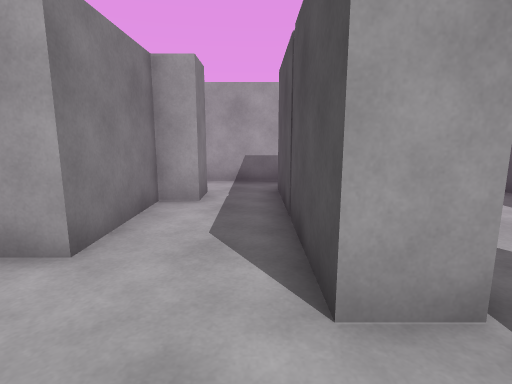
View 1 (above)

16 first-person views from a walk through a Unity game level. The camera is 1.2 m above the floor, tilts 10° down and sees 80° across. The floor is counted in squares, 1 m on a side. Each view is taken from the middle of a square. On the plan, view 1 faces up. The plan holds only what a view shows up to about 13 squares ahead; the rest is blank. The place goes on beyond the plan. The player is left out.

View 2
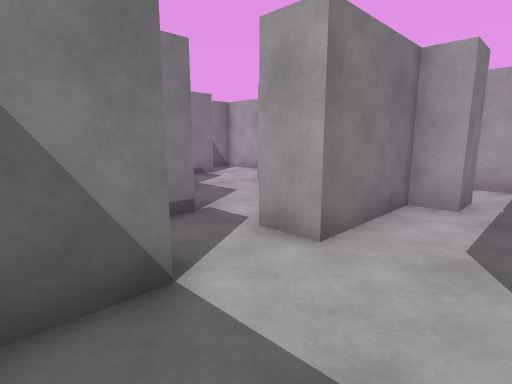

View 3
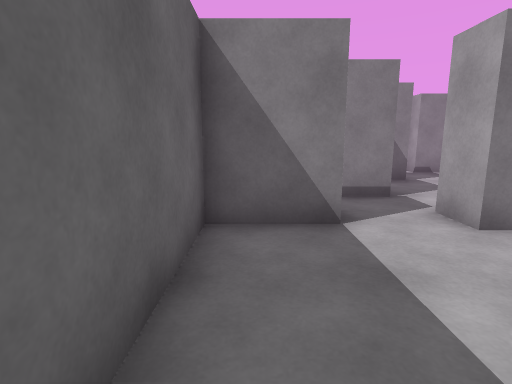

View 4
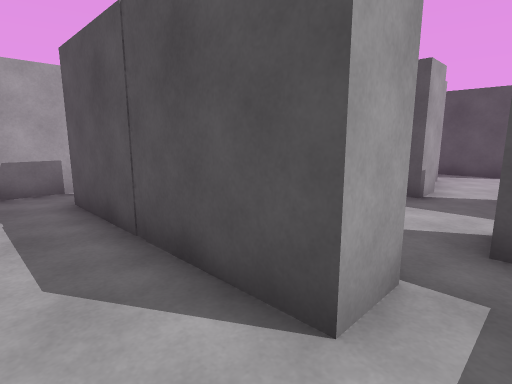

View 5
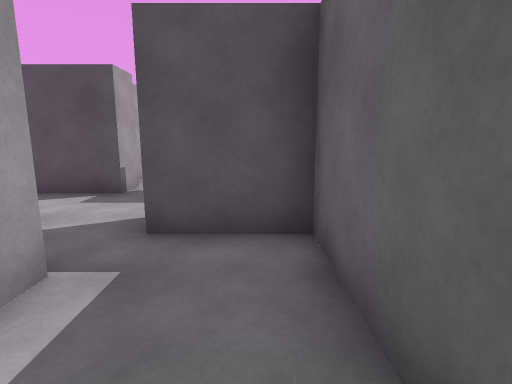

View 6
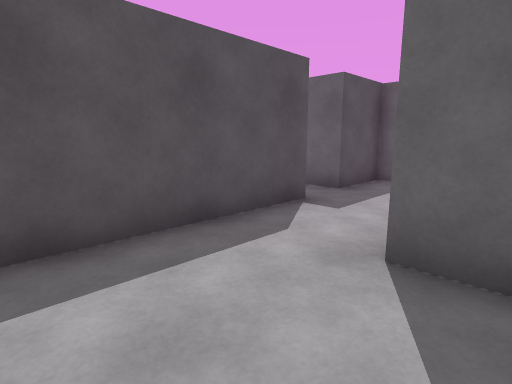

View 7
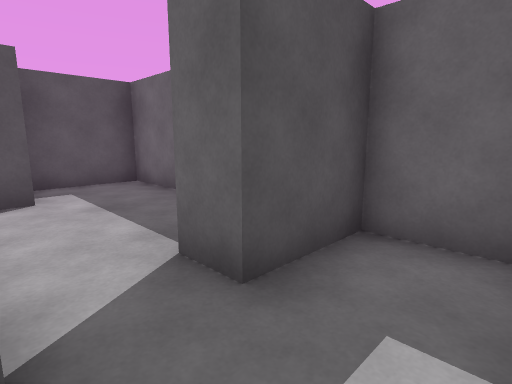

View 8
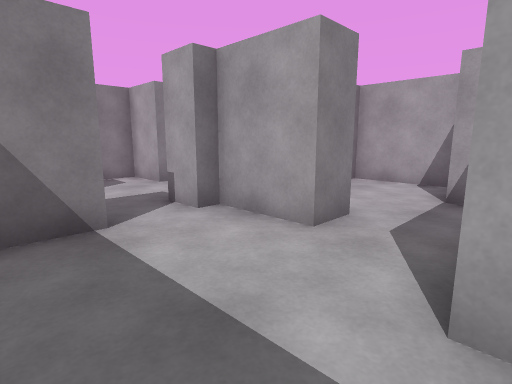

View 9
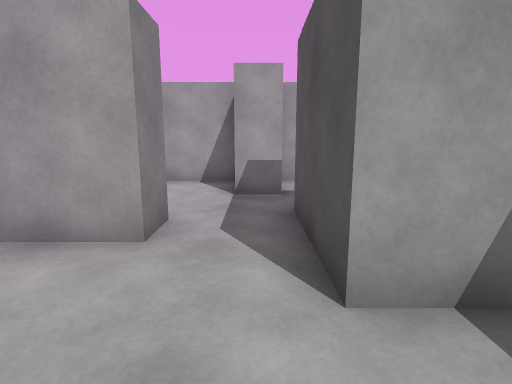

View 10
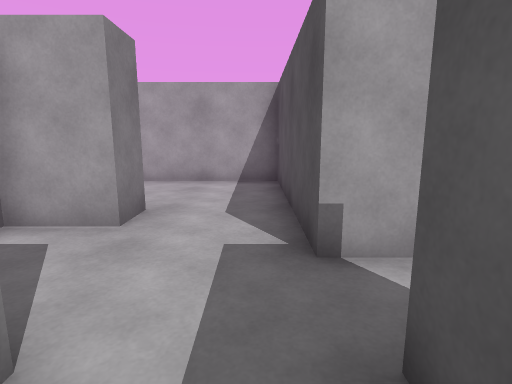

View 11
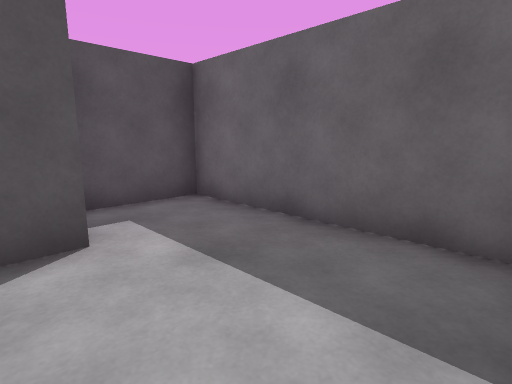

View 12
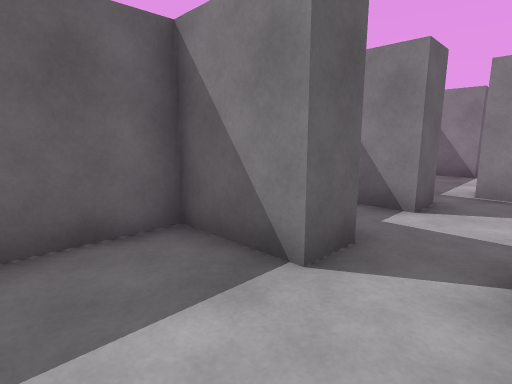

View 13
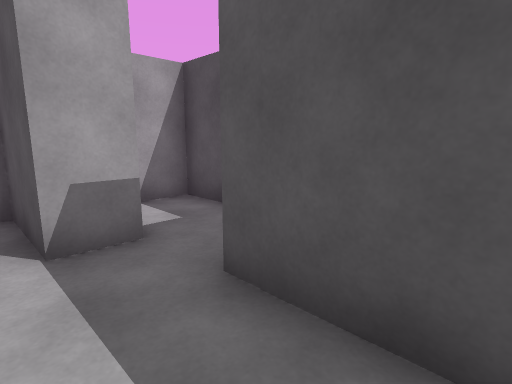

View 14
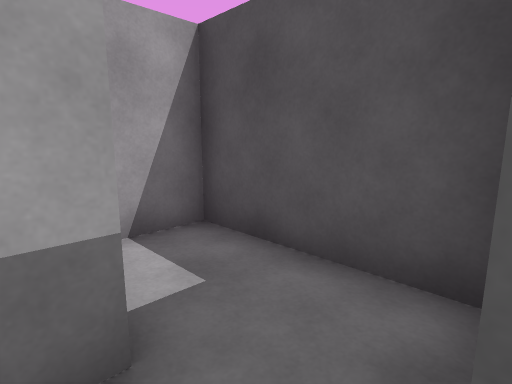

View 15
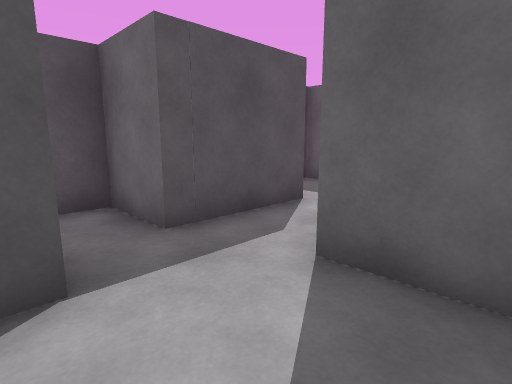

View 16
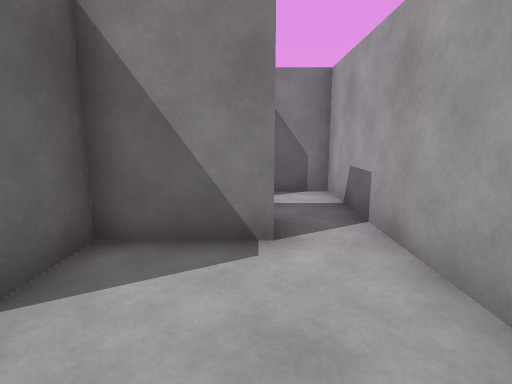

### Floor plan
Points are (right, up) in squares from view 1. A wall is a line through its corners. A room is listed if a view was taken in it or the views show most of it. See-through windows are left out.
Room 1 (views 1, 2, 4, 5)
walls: (-2.6, 1.2) (-2.2, 1.2) (-2.2, -0.7) (1.5, -0.7); (1.5, 1.8) (0.5, 1.8) (0.5, 5.5); (-4.2, 2.9) (-4.2, 1.8); (-1.1, 5.8) (-1.9, 5.8) (-1.9, 3) (-3, 3)
ways out: opening at (1, 0.5) to room 2; opening at (0, 6) to room 8
Room 2 (view 3)
walls: (3.1, 4.1) (1.5, 4.1) (1.5, 1.8); (1.5, -0.7) (2.7, -0.7) (2.7, 1.4) (3.7, 1.4)
ways out: opening at (1, 0.5) to room 1; opening at (3, 2.5) to room 4
Room 3 (views 6, 16)
walls: (1.5, 7.2) (1.5, 5.1) (3.1, 5.1) (3.1, 4.1); (5.8, 8.6) (1.6, 8.6); (5.8, 2.9) (5.8, 8.4)
ways out: opening at (4.5, 4.5) to room 4; opening at (1, 8) to room 8
Room 4 (views 7, 10)
walls: (3.7, 1.4) (3.7, 0.4); (6.8, 3) (5.5, 3); (4.1, -0.7) (5.8, -0.7) (5.8, 1.4) (6.8, 1.4)
ways out: opening at (3, 2.5) to room 2; opening at (4.5, 4.5) to room 3; opening at (6, 2) to room 5
Room 5 (views 8, 9, 11, 12, 13)
walls: (6.8, 1.4) (6.8, -0.7) (12.5, -0.7) (12.5, 1.8); (8.7, 3.4) (6.8, 3.4) (6.8, 3); (11.9, 2) (10.6, 2) (10.6, 3.4)
ways out: opening at (6, 2) to room 4; opening at (9.5, 4) to room 6
Room 6 (views 14, 15)
walls: (7.1, 4.4) (8.7, 4.4) (8.7, 3.4); (10.6, 6.5) (9.5, 6.5) (9.5, 8.6) (6.6, 8.6); (10.6, 3.4) (10.6, 5.1)
ways out: opening at (9.5, 4) to room 5; opening at (11, 6) to room 7
Room 7 (no view inside)
walls: (10.6, 5.1) (12.5, 5.1) (12.5, 8.6) (10.6, 8.6)
ways out: opening at (11, 6) to room 6
Room 8 (no view inside)
walls: (-1.1, 6.9) (-1.1, 5.8); (0.5, 5.5) (0.5, 7.2); (1.6, 8.6) (-1.9, 8.6) (-1.9, 7.4)
ways out: opening at (0, 6) to room 1; opening at (1, 8) to room 3

Positions as (right, up) in squares from view 1, and headings:
1: (0, 0), facing up
2: (0, 0), facing up-left
3: (2, 0), facing left
4: (-1, 1), facing up-right
5: (-1, 0), facing right
6: (2, 8), facing down-right
7: (4, 3), facing down-right
8: (11, 0), facing up-left
9: (10, 0), facing up
10: (5, 0), facing up
11: (7, 3), facing down-right
12: (9, 3), facing down-left
13: (9, 3), facing up-right
14: (10, 5), facing up-right
15: (7, 7), facing down-right
16: (5, 7), facing left
